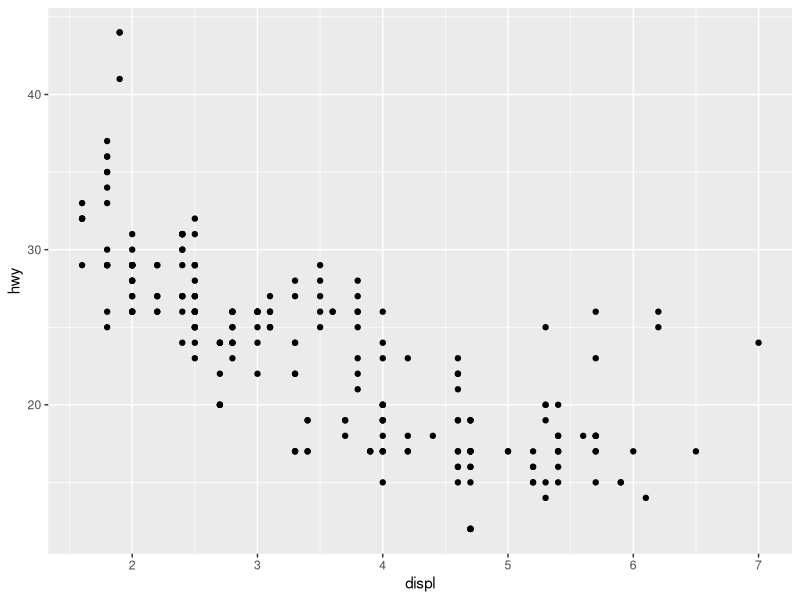
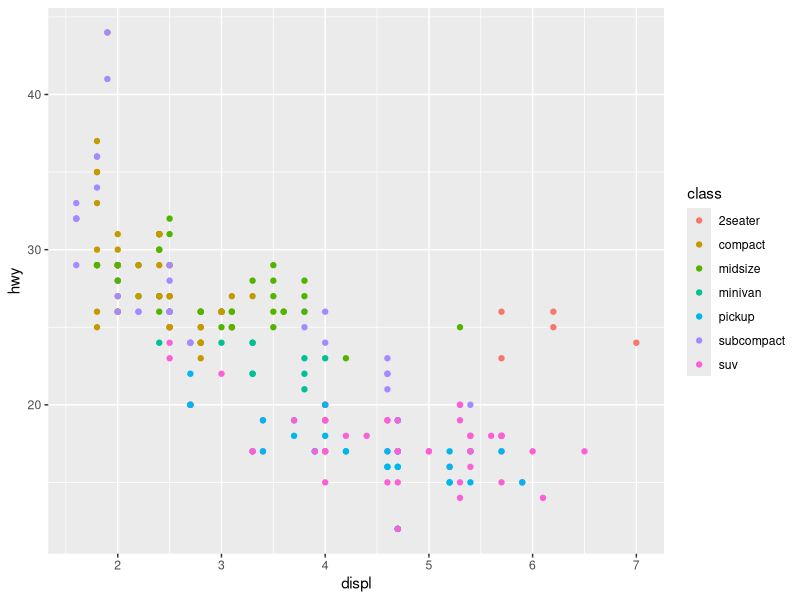
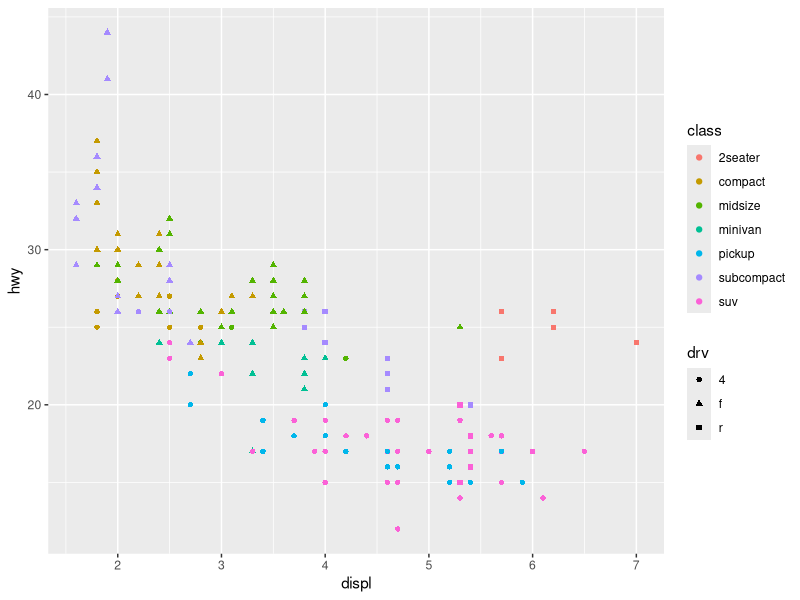
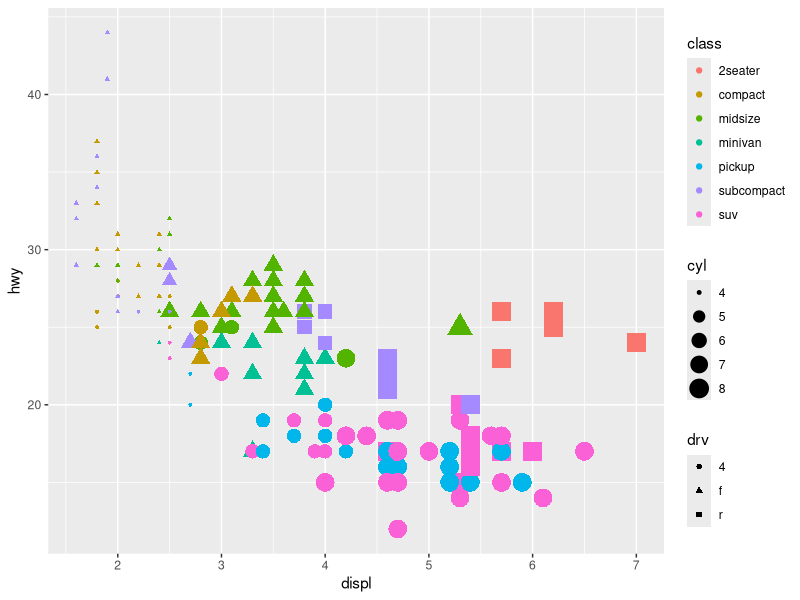
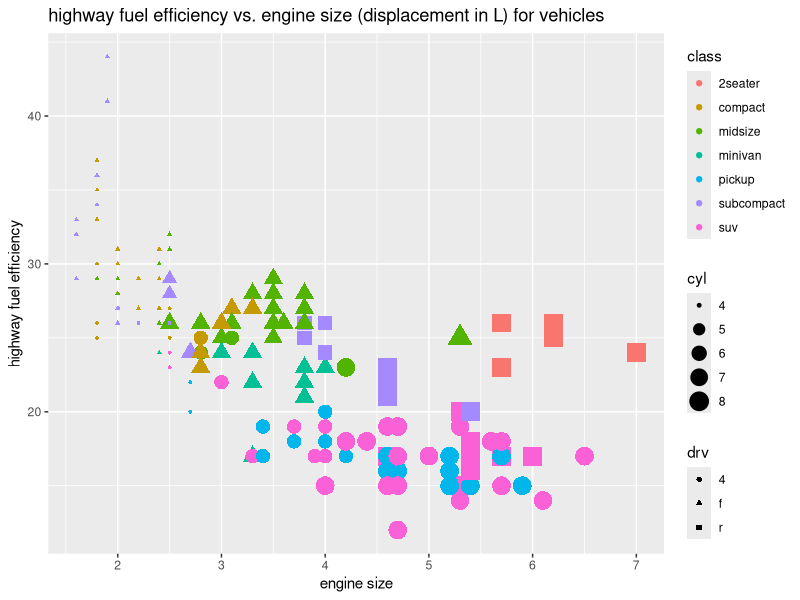

R code for these plots, in order:

# EPI5143 Winter 2020 Quiz 3. Due Wednesday March 11th, 2020 by 11:59pm.   
# Please provide the code (and results from console if requested) you used to execute 
# the requested commands in each question 1 to 4 in this file.  Don't forget to include 
# your name in the document! (and in the filename) don't include the plot images themselves
# When you have completed the assignment, save it in same file format right from RStudio 
# (.R which is simply a plain text file) ans submit it to Github using instructions 
# from last class and the link emailed to you
# If you haven't already, install the "tidyverse" package, and load it into memory
# using the library() command
# The data visualization lecture notes, as well as Chapter 3: Data Visualization from 
# "R for Data Science" (available at https://r4ds.had.co.nz/ ) are good resources to 
# provide guidance 

# Question 1. The dataset mpg dataset is a base R dataset which includes data on fuel efficiency of a number
# of makes and models of automobile Have a look at this dataset using the View() command.
# how many observations and how many variables does this dataset have? (provide the code 
# and result from the console window)
# (hint:  use the nrow() and ncol() and/or the dim()  R functions )
##################
library(tidyverse)
View(mpg)
nrow(mpg)
ncol(mpg) 
dim(mpg)
#results：234 entries, 11 total columns（234 observations and 11 variables） 
##################

# The following commands to ggplot create a basic plot of the 
# highway fuel efficiency vs.engine size (displacement in L) for vehicles in the dataset
# ie. x=displ and y=hwy, run this code and look at the plot 
# (click zoom in the plots window to make it bigger) 
##################
 ggplot(data = mpg) + geom_point(mapping = aes(x = displ, y = hwy))
##################

# Question 2. modify and run the ggplot code to make each class of vehicle a different colour
##################
ggplot(data = mpg) + geom_point(mapping = aes(x = displ, y = hwy, color = class))
##################

# Question 3. further modify and run the code to use a different shape to plot vehicles
# according whether vehicle is front, rear or 4 wheel drive (drv)
##################
ggplot(data = mpg) + geom_point(mapping = aes(x = displ, y = hwy, color = class, shape=drv))
##################

# Question 4. further modify and run the code to make the size of each point on the plot proportional
# to the number of cylinders the vehicle's engine has (cyl)
##################
ggplot(data = mpg) + geom_point(mapping = aes(x = displ, y = hwy, color = class, shape=drv, size=cyl))
##################

# Question 5. Modify the code to add a suitable title of your choice to your plot
##################
Plot <- ggplot(data = mpg) + geom_point(mapping = aes(x = displ, y = hwy, color = class, shape=drv, size=cyl)) 
print(Plot + labs(title= "highway fuel efficiency vs. engine size (displacement in L) for vehicles",
y="highway fuel efficiency", x = "engine size"))
##################
